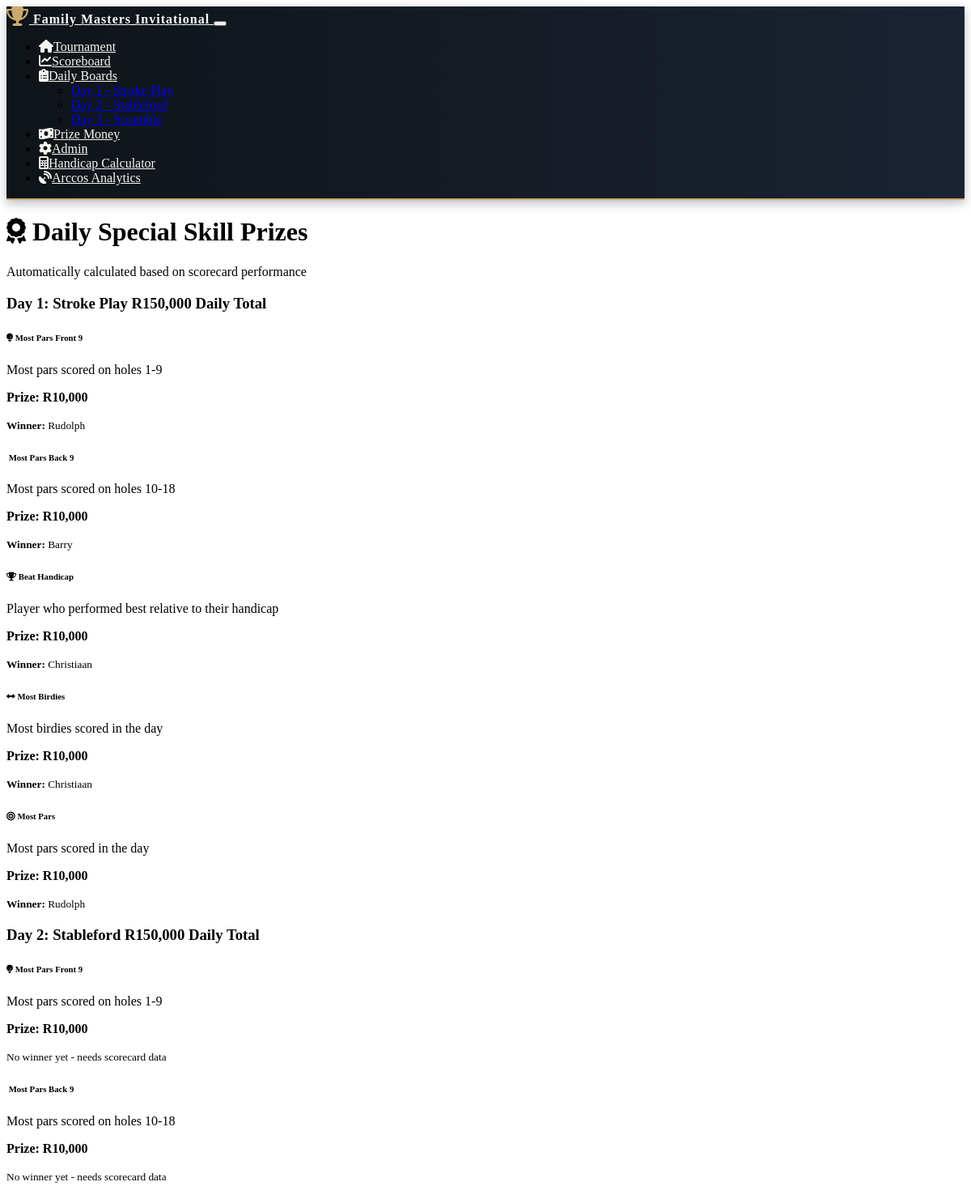
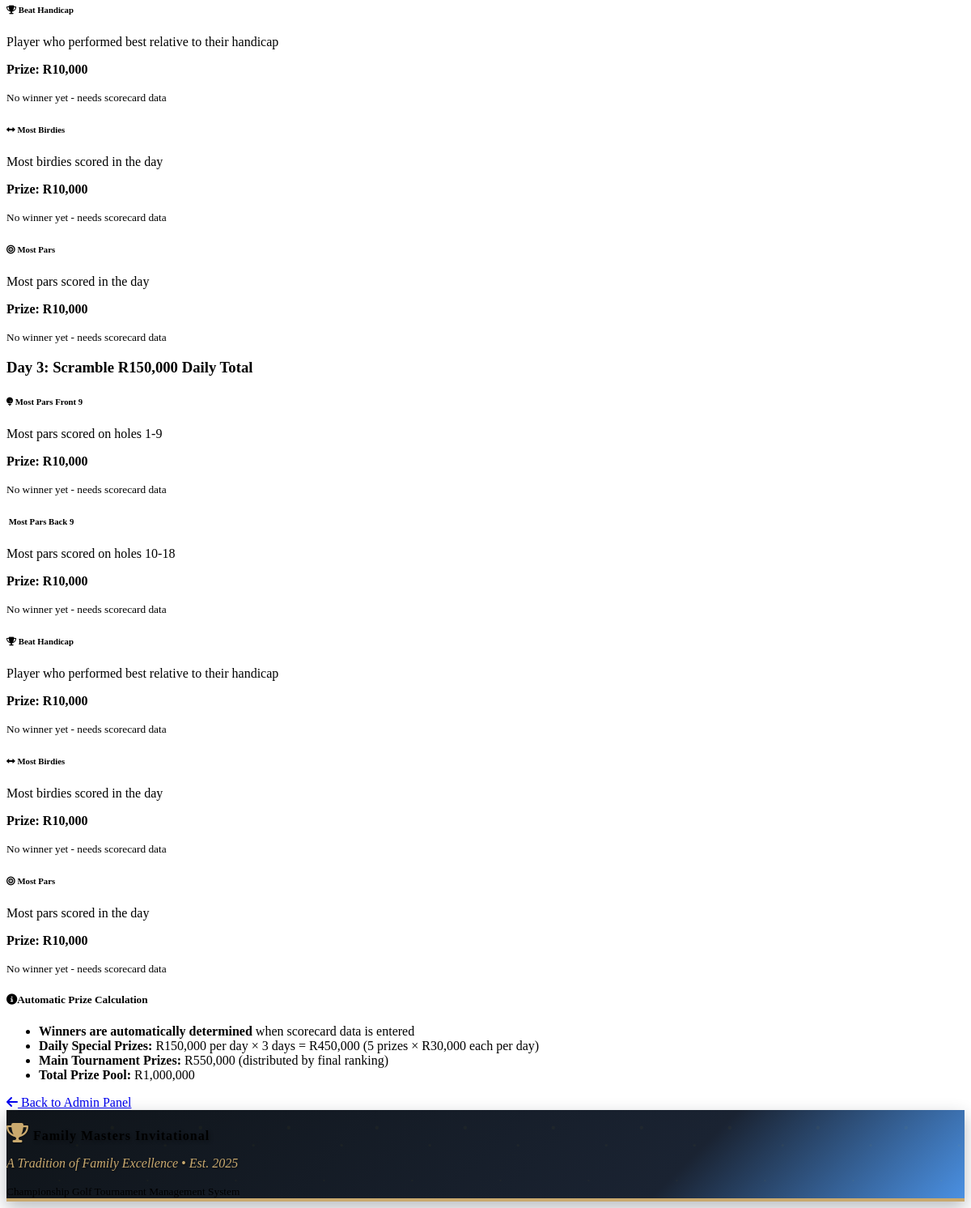
The app's page /special_prizes with its own data (2 pictures, top to bottom).
### models.py (models this page shows)
class Player(db.Model):
    id = db.Column(db.Integer, primary_key=True)
    name = db.Column(db.String(100), nullable=False)
    tournament_id = db.Column(db.Integer, db.ForeignKey('tournament.id'), nullable=False)
    handicap = db.Column(db.Integer, default=0)
    prize_eligible = db.Column(db.Boolean, default=True)  # New field for prize eligibility
    created_at = db.Column(db.DateTime, default=datetime.utcnow)
    scores = db.relationship('Score', backref='player', lazy=True)

### routes.py (the view)
@app.route('/special_prizes')
def special_prizes():
    tournament = Tournament.query.first()
    if not tournament:
        return redirect(url_for('player_setup'))
    daily_special_prizes = {}
    for day in [1, 2, 3]:
        daily_special_prizes[day] = {}
        for prize_type in ['most_pars_front', 'most_pars_back', 'beat_handicap', 'most_birdies', 'most_pars']:
            prize = SpecialPrize.query.filter_by(
                tournament_id=tournament.id,
                day=day,
                prize_type=prize_type
            ).first()
            daily_special_prizes[day][prize_type] = prize
    return render_template('daily_special_prizes_view.html',
                         tournament=tournament,
                         daily_special_prizes=daily_special_prizes,
                         tournament_formats=TOURNAMENT_FORMATS)

### templates/daily_special_prizes_view.html (shortened to what this page needs)
{% extends "base.html" %}
{% block content %}
<div class="container">
    <div class="row mb-4">
        <div class="col-12">
            <div class="card bg-warning text-dark">
                <div class="card-body">
                    <h1 class="card-title mb-0">
                        <i class="fas fa-award me-2"></i>
                        Daily Special Skill Prizes
                    </h1>
                    <p class="card-text mb-0">Automatically calculated based on scorecard performance</p>
                </div>
            </div>
        </div>
    </div>
    {% for day in [1, 2, 3] %}
    <div class="row mb-4">
        <div class="col-12">
            <div class="card">
                <div class="card-header bg-primary text-white">
                    <h3 class="mb-0">
                        Day {{ day }}: {{ tournament_formats[day].name }}
                        <span class="badge bg-light text-dark ms-2">R150,000 Daily Total</span>
                    </h3>
                </div>
                <div class="card-body">
                    <div class="row">
                        {% for prize_type, info in prize_info.items() %}
                        <div class="col-md-4 mb-3">
                            <div class="card h-100 border-secondary">
                                <div class="card-header bg-secondary text-white">
                                    <h6 class="mb-0">
                                        <i class="{{ info.icon }} me-2"></i>
                                        {{ info.name }}
                                    </h6>
                                </div>
                                <div class="card-body">
                                    <p class="card-text small">{{ info.description }}</p>
                                    <p class="text-success mb-2">
                                        <strong>Prize: R10,000</strong>
                                    </p>
                                    {% if daily_special_prizes[day][prize_type] %}
                                    <div class="alert alert-success py-2">
                                        <small><strong>Winner:</strong> {{ daily_special_prizes[day][prize_type].player.name }}</small>
                                    </div>
                                    {% else %}
                                    <div class="alert alert-secondary py-2">
                                        <small>No winner yet - needs scorecard data</small>
                                    </div>
                                    {% endif %}
                                </div>
                            </div>
                        </div>
                        {% endfor %}
                    </div>
                </div>
            </div>
        </div>
    </div>
    {% endfor %}
    <div class="row mb-4">
        <div class="col-12">
            <div class="alert alert-info">
                <h5><i class="fas fa-info-circle me-2"></i>Automatic Prize Calculation</h5>
                <ul class="mb-0">
                    <li><strong>Winners are automatically determined</strong> when scorecard data is entered</li>
                    <li><strong>Daily Special Prizes:</strong> R150,000 per day × 3 days = R450,000 (5 prizes × R30,000 each per day)</li>
                    <li><strong>Main Tournament Prizes:</strong> R550,000 (distributed by final ranking)</li>
                    <li><strong>Total Prize Pool:</strong> R1,000,000</li>
                </ul>
            </div>
        </div>
    </div>
    <div class="row mb-4">
        <div class="col-12 text-center">
            <a href="{{ url_for('admin') }}" class="btn btn-secondary btn-lg">
                <i class="fas fa-arrow-left me-2"></i>
                Back to Admin Panel
            </a>
        </div>
    </div>
</div>
{% endblock %}

### static/css/custom.css (style rules this page uses)
:root { --tournament-navy: #1a2332; --tournament-gold: #c9a96e; --tournament-white: #FFFFFF; --tournament-dark-navy: #0f1419; --tournament-accent-blue: #4a90e2; --tournament-cream: #f8f6f0; --tournament-silver: #8a9ba8; --tournament-shadow: rgba(26, 35, 50, 0.3); --tournament-green: #2d5a27; --tournament-light-green: #4a7c59; }

### records on screen
Player: name "Rudolph" "Rudolph"
Player: name "Barry"
Player: name "Christiaan" "Christiaan"

### other values on screen
{{ day }} "1" "2" "3"
{{ tournament_formats[day].name }} "Stroke Play" "Stableford" "Scramble"
{{ info.name }} "Most Pars Front 9" "Most Pars Back 9" "Beat Handicap" "Most Birdies" "Most Pars" "Most Pars Front 9" "Most Pars Back 9" "Beat Handicap" "Most Birdies" "Most Pars" "Most Pars Front 9" "Most Pars Back 9" "Beat Handicap" "Most Birdies" "Most Pars"
{{ info.description }} "Most pars scored on holes 1-9" "Most pars scored on holes 10-18" "Player who performed best relative to their handicap" "Most birdies scored in the day" "Most pars scored in the day" "Most pars scored on holes 1-9" "Most pars scored on holes 10-18" "Player who performed best relative to their handicap" "Most birdies scored in the day" "Most pars scored in the day" "Most pars scored on holes 1-9" "Most pars scored on holes 10-18" "Player who performed best relative to their handicap" "Most birdies scored in the day" "Most pars scored in the day"
